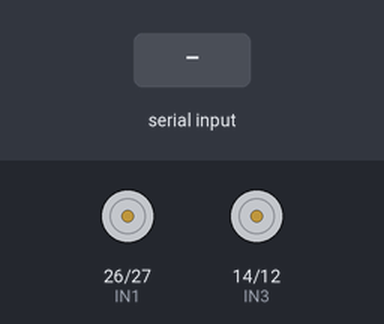
This sketch was run on a simulated ESP32. Parts: motor-driver pin pairs drawn as motors (green arrow = first pin HIGH = forward, orange = second pin HIGH = backward, longer = more drive, scaled by the enable pin). The inputs (shaded band) are chosen by the test bench. Nothing arrives over Bluetooth unless stated; what the sketch prints to the serial monitor is not drawn.

Above: at 1.2 s.
1.3 s: "F" received over the second serial link
At 2.5 s:
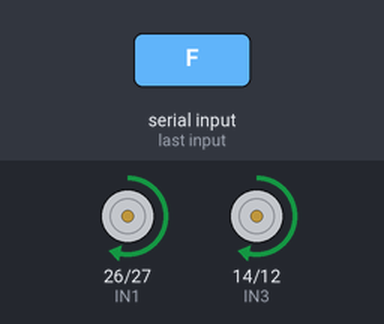
2.9 s: "B" received over the second serial link
At 3.8 s:
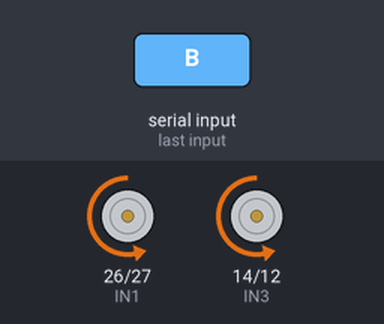
4.5 s: "L" received over the second serial link
At 5.1 s:
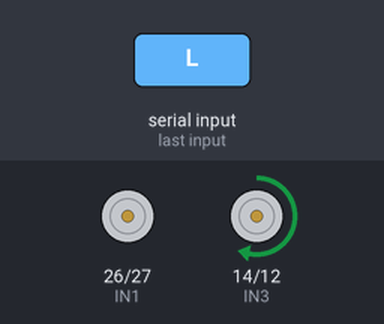
6.1 s: "R" received over the second serial link
At 7.4 s:
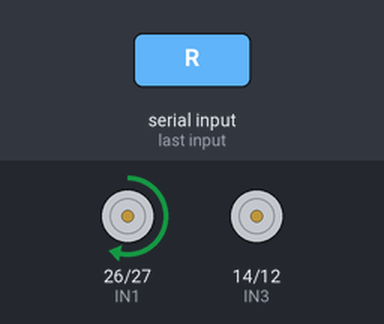
7.7 s: "L" received over the second serial link
At 8.8 s:
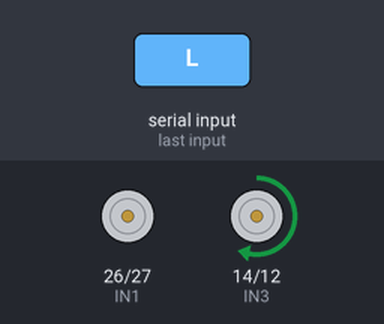
Timing chart, 0 to 10.3 s (numbered marks = the images above; inputs shaded):
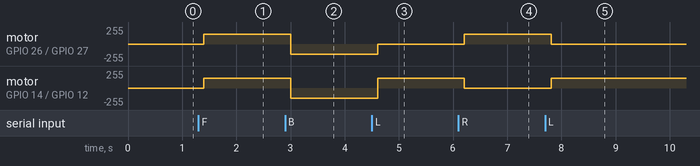

The sketch:

MedBot.ino
```cpp
#include "BluetoothSerial.h"

BluetoothSerial SerialBT;

// --- Ganti pin di bawah sesuai wiring motor driver kamu ---
// Motor kiri
#define IN1 26
#define IN2 27
#define ENA 33  // enable motor kiri (speed)
// Motor kanan
#define IN3 14
#define IN4 12
#define ENB 32  // enable motor kanan (speed)

// kecepatan motor (0-255), turunin dari full speed (255) biar gak terlalu kencang
#define KECEPATAN 150

bool statusConnectSebelumnya = false;

void setup() {
  Serial.begin(115200);
  SerialBT.begin("MedBot");
  Serial.println("MedBot siap, cari device 'MedBot' di Bluetooth HP kamu");

  pinMode(IN1, OUTPUT);
  pinMode(IN2, OUTPUT);
  pinMode(IN3, OUTPUT);
  pinMode(IN4, OUTPUT);
  pinMode(ENA, OUTPUT);
  pinMode(ENB, OUTPUT);

  stopMotor();
}

void loop() {
  cekStatusKoneksi();

  while (SerialBT.available()) {
    char c = SerialBT.read();
    switch (c) {
      case 'F': maju();      break;
      case 'B': mundur();    break;
      case 'L': kiri();      break;
      case 'R': kanan();     break;
      case 'S': stopMotor(); break;
    }
  }

  delay(200);
}

void cekStatusKoneksi() {
  bool statusSekarang = SerialBT.hasClient();
  if (statusSekarang != statusConnectSebelumnya) {
    Serial.println(statusSekarang ? ">>> HP TERHUBUNG <<<" : ">>> HP TERPUTUS <<<");
    statusConnectSebelumnya = statusSekarang;
  }
}

// maju: kedua motor jalan ke depan, speed dikurangin pakai PWM
void maju() {
  analogWrite(ENA, KECEPATAN);
  analogWrite(ENB, KECEPATAN);
  digitalWrite(IN1, HIGH); digitalWrite(IN2, LOW);
  digitalWrite(IN3, HIGH); digitalWrite(IN4, LOW);
}

// mundur: kedua motor jalan ke belakang
void mundur() {
  analogWrite(ENA, KECEPATAN);
  analogWrite(ENB, KECEPATAN);
  digitalWrite(IN1, LOW); digitalWrite(IN2, HIGH);
  digitalWrite(IN3, LOW); digitalWrite(IN4, HIGH);
}

// kiri: cuma motor KANAN yang jalan, motor kiri mati (pivot ke kiri)
void kiri() {
  analogWrite(ENA, 0);          // motor kiri mati
  analogWrite(ENB, KECEPATAN);  // motor kanan jalan
  digitalWrite(IN3, HIGH); digitalWrite(IN4, LOW);
}

// kanan: cuma motor KIRI yang jalan, motor kanan mati (pivot ke kanan)
void kanan() {
  analogWrite(ENA, KECEPATAN);  // motor kiri jalan
  analogWrite(ENB, 0);          // motor kanan mati
  digitalWrite(IN1, HIGH); digitalWrite(IN2, LOW);
}

void stopMotor() {
  analogWrite(ENA, 0);
  analogWrite(ENB, 0);
  digitalWrite(IN1, LOW); digitalWrite(IN2, LOW);
  digitalWrite(IN3, LOW); digitalWrite(IN4, LOW);
}
```

Measured:
- after the input at 1.3 s, motor on GPIO 26 (IN1) / GPIO 27 (IN2), motor on GPIO 14 (IN3) / GPIO 12 (IN4): stopped → forward 150/255 after 0.10 s
- after the input at 2.9 s, motor on GPIO 26 (IN1) / GPIO 27 (IN2), motor on GPIO 14 (IN3) / GPIO 12 (IN4): forward 150/255 → backward 150/255 after 0.10 s
- after the input at 4.5 s, motor on GPIO 26 (IN1) / GPIO 27 (IN2): backward 150/255 → stopped after 0.11 s; motor on GPIO 14 (IN3) / GPIO 12 (IN4): backward 150/255 → forward 150/255 after 0.11 s
- after the input at 6.1 s, motor on GPIO 26 (IN1) / GPIO 27 (IN2): stopped → forward 150/255 after 0.11 s; motor on GPIO 14 (IN3) / GPIO 12 (IN4): forward 150/255 → stopped after 0.11 s
- after the input at 7.7 s, motor on GPIO 26 (IN1) / GPIO 27 (IN2): forward 150/255 → stopped after 0.11 s; motor on GPIO 14 (IN3) / GPIO 12 (IN4): stopped → forward 150/255 after 0.11 s
